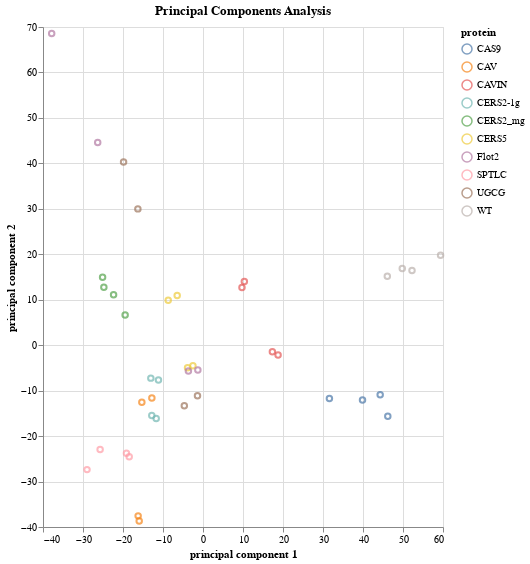

Source (notebook cell):
### Code cell
# chart principal components
click = alt.selection_point(fields=['protein'])

pca= alt.Chart(df_pca).mark_point().encode(
    x='principal component 1:Q',
    y='principal component 2:Q',
    color=alt.condition(click, 'protein:N', alt.value('lightgray')),
    tooltip=['sample', 'protein']
).properties(
    width=400,
    height=500,
    title='Principal Components Analysis'
).add_params(
    click
)

pca

### Figure 1 — Vega-Lite specification as saved in the notebook (floating-point values rounded to 4 significant figures)
{"config": {"view": {"continuousWidth": 300, "continuousHeight": 300}}, "data": {"name": "data-8068619ccfe3c86099e78efe64660bba"}, "mark": {"type": "point"}, "encoding": {"color": {"condition": {"param": "param_1", "field": "protein", "type": "nominal"}, "value": "lightgray"}, "tooltip": [{"field": "sample", "type": "nominal"}, {"field": "protein", "type": "nominal"}], "x": {"field": "principal component 1", "type": "quantitative"}, "y": {"field": "principal component 2", "type": "quantitative"}}, "height": 500, "params": [{"name": "param_1", "select": {"type": "point", "fields": ["protein"]}}], "title": "Principal Components Analysis", "width": 400, "$schema": "https://vega.github.io/schema/vega-lite/v5.16.3.json", "datasets": {"data-8068619ccfe3c86099e78efe64660bba": [{"principal component 1": 39.88, "principal component 2": -12.06, "principal component 3": 44.45, "principal component 4": -13.21, "principal component 5": -9.38, "principal component 6": -1.176, "principal component 7": 8.577, "principal component 8": 0.149, "principal component 9": -0.1489, "principal component 10": 3.123, "sample": "CAS9-A", "protein": "CAS9"}, {"principal component 1": 44.3, "principal component 2": -10.88, "principal component 3": 43.85, "principal component 4": -13.83, "principal component 5": -10.42, "principal component 6": -2.067, "principal component 7": 12.88, "principal component 8": -24.14, "principal component 9": 56.7, "principal component 10": 1.971, "sample": "CAS9-A.1", "protein": "CAS9"}, {"principal component 1": 46.2, "principal component 2": -15.62, "principal component 3": 41.29, "principal component 4": -35.81, "principal component 5": -20.99, "principal component 6": -0.8998, "principal component 7": -1.821, "principal component 8": 4.498, "principal component 9": -42.31, "principal component 10": 1.106, "sample": "CAS9-B", "protein": "CAS9"}, {"principal component 1": 31.6, "principal component 2": -11.75, "principal component 3": 27.9, "principal component 4": -23.63, "principal component 5": -9.036, "principal component 6": -4.842, "principal component 7": 0.4836, "principal component 8": 6.024, "principal component 9": -14.86, "principal component 10": 1.15, "sample": "CAS9-B.1", "protein": "CAS9"}, {"principal component 1": -12.78, "principal component 2": -11.64, "principal component 3": -6.139, "principal component 4": -5.9, "principal component 5": -9.765, "principal component 6": 21.58, "principal component 7": -24.91, "principal component 8": 16.49, "principal component 9": 6.955, "principal component 10": -5.692, "sample": "CAV_A", "protein": "CAV"}, {"principal component 1": -15.29, "principal component 2": -12.54, "principal component 3": -6.167, "principal component 4": -3.547, "principal component 5": -8.119, "principal component 6": 20.69, "principal component 7": -23.53, "principal component 8": 11.38, "principal component 9": 5.892, "principal component 10": -5.167, "sample": "CAV_A.1", "protein": "CAV"}, {"principal component 1": -16.21, "principal component 2": -37.55, "principal component 3": 24.65, "principal component 4": 51.93, "principal component 5": 1.844, "principal component 6": 28.22, "principal component 7": 5.64, "principal component 8": -12.94, "principal component 9": -10.59, "principal component 10": 6.058, "sample": "CAV_B", "protein": "CAV"}, {"principal component 1": -15.95, "principal component 2": -38.7, "principal component 3": 23.57, "principal component 4": 51.19, "principal component 5": -1.006, "principal component 6": 27.49, "principal component 7": 2.953, "principal component 8": -5.576, "principal component 9": -6.024, "principal component 10": 2.723, "sample": "CAV_B.1", "protein": "CAV"}, {"principal component 1": 10.34, "principal component 2": 14.01, "principal component 3": -1.847, "principal component 4": -1.777, "principal component 5": -3.15, "principal component 6": 16.3, "principal component 7": -18.55, "principal component 8": 2.4, "principal component 9": 8.221, "principal component 10": 6.125, "sample": "CAVIN_A", "protein": "CAVIN"}, {"principal component 1": 9.745, "principal component 2": 12.68, "principal component 3": -3.855, "principal component 4": 0.9453, "principal component 5": 0.1709, "principal component 6": 14.75, "principal component 7": -22.18, "principal component 8": 1.079, "principal component 9": 3.569, "principal component 10": 9.147, "sample": "CAVIN_A.1", "protein": "CAVIN"}, {"principal component 1": 17.35, "principal component 2": -1.446, "principal component 3": -14.84, "principal component 4": -3.015, "principal component 5": -3.265, "principal component 6": 12.16, "principal component 7": -18.91, "principal component 8": 12.59, "principal component 9": 11.18, "principal component 10": -7.299, "sample": "CAVIN_B", "protein": "CAVIN"}, {"principal component 1": 18.77, "principal component 2": -2.161, "principal component 3": -12.83, "principal component 4": -3.521, "principal component 5": -2.791, "principal component 6": 13.5, "principal component 7": -19.55, "principal component 8": 13.23, "principal component 9": 10.69, "principal component 10": -6.699, "sample": "CAVIN_B.1", "protein": "CAVIN"}, {"principal component 1": -24.78, "principal component 2": 12.76, "principal component 3": -6.276, "principal component 4": -1.437, "principal component 5": -16.59, "principal component 6": -8.878, "principal component 7": 3.732, "principal component 8": -8.265, "principal component 9": 1.914, "principal component 10": 16.88, "sample": "CERS2_mg-A", "protein": "CERS2_mg"}, {"principal component 1": -25.1, "principal component 2": 14.96, "principal component 3": -4.143, "principal component 4": -1.49, "principal component 5": -12.91, "principal component 6": -8.559, "principal component 7": 1.104, "principal component 8": -9.12, "principal component 9": -2.218, "principal component 10": 13.35, "sample": "CERS2_mg-A.1", "protein": "CERS2_mg"}, {"principal component 1": -22.35, "principal component 2": 11.1, "principal component 3": -9.323, "principal component 4": -4.125, "principal component 5": -17.87, "principal component 6": -4.986, "principal component 7": 2.684, "principal component 8": -15.24, "principal component 9": -3.212, "principal component 10": 4.26, "sample": "CERS2_mg-B", "protein": "CERS2_mg"}, {"principal component 1": -19.46, "principal component 2": 6.654, "principal component 3": -10.74, "principal component 4": -1.907, "principal component 5": -17.46, "principal component 6": -7.576, "principal component 7": -1.794, "principal component 8": -10.77, "principal component 9": -2.117, "principal component 10": 8.134, "sample": "CERS2_mg-B.1", "protein": "CERS2_mg"}, {"principal component 1": -11.14, "principal component 2": -7.654, "principal component 3": -17.59, "principal component 4": -2.157, "principal component 5": -7.87, "principal component 6": -11.46, "principal component 7": 0.828, "principal component 8": -0.3212, "principal component 9": 1.163, "principal component 10": -2.485, "sample": "CERS2-1g_A", "protein": "CERS2-1g"}, {"principal component 1": -13.04, "principal component 2": -7.249, "principal component 3": -17.46, "principal component 4": -0.2874, "principal component 5": -5.536, "principal component 6": -12.1, "principal component 7": 4.239, "principal component 8": -2.056, "principal component 9": 0.4566, "principal component 10": -1.553, "sample": "CERS2-1g_A.1", "protein": "CERS2-1g"}, {"principal component 1": -12.8, "principal component 2": -15.46, "principal component 3": -4.822, "principal component 4": 21.45, "principal component 5": -11.02, "principal component 6": -18.49, "principal component 7": 10.88, "principal component 8": 2.059, "principal component 9": -3.515, "principal component 10": -3.077, "sample": "CERS2-1g_B", "protein": "CERS2-1g"}, {"principal component 1": -11.7, "principal component 2": -16.13, "principal component 3": -0.5703, "principal component 4": 25.3, "principal component 5": -11.57, "principal component 6": -21.48, "principal component 7": 11.38, "principal component 8": 4.614, "principal component 9": -0.6102, "principal component 10": -4.83, "sample": "CERS2-1g_B.1", "protein": "CERS2-1g"}, {"principal component 1": -2.516, "principal component 2": -4.545, "principal component 3": -18.59, "principal component 4": -3.378, "principal component 5": -13.31, "principal component 6": -6.282, "principal component 7": -2.061, "principal component 8": -4.499, "principal component 9": -1.402, "principal component 10": -0.935, "sample": "CERS5-A", "protein": "CERS5"}, {"principal component 1": -3.861, "principal component 2": -4.949, "principal component 3": -19.24, "principal component 4": -4.382, "principal component 5": -14.36, "principal component 6": -6.179, "principal component 7": -0.4371, "principal component 8": -3.662, "principal component 9": -1.968, "principal component 10": 0.1618, "sample": "CERS5-A.1", "protein": "CERS5"}, {"principal component 1": -8.696, "principal component 2": 9.908, "principal component 3": -8.872, "principal component 4": 0.6789, "principal component 5": -10.29, "principal component 6": -5.382, "principal component 7": 0.496, "principal component 8": -8.395, "principal component 9": -1.578, "principal component 10": 6.769, "sample": "CERS5-B", "protein": "CERS5"}, {"principal component 1": -6.452, "principal component 2": 10.92, "principal component 3": -9.631, "principal component 4": -0.0324, "principal component 5": -11.89, "principal component 6": -3.951, "principal component 7": -2.993, "principal component 8": -8.996, "principal component 9": -2.154, "principal component 10": 5.541, "sample": "CERS5-B.1", "protein": "CERS5"}, {"principal component 1": -26.32, "principal component 2": 44.57, "principal component 3": 9.246, "principal component 4": -4.643, "principal component 5": -4.779, "principal component 6": 10.77, "principal component 7": 2.153, "principal component 8": -6.694, "principal component 9": 0.8092, "principal component 10": -0.6342, "sample": "Flot2-A", "protein": "Flot2"}, {"principal component 1": -37.83, "principal component 2": 68.58, "principal component 3": 22.16, "principal component 4": -9.763, "principal component 5": -6.967, "principal component 6": 36.7, "principal component 7": 41.31, "principal component 8": 17.69, "principal component 9": -1.731, "principal component 10": -20.62, "sample": "Flot2-A.1", "protein": "Flot2"}, {"principal component 1": -3.647, "principal component 2": -5.695, "principal component 3": -16.13, "principal component 4": -6.461, "principal component 5": -11.36, "principal component 6": -8.482, "principal component 7": 2.656, "principal component 8": 1.136, "principal component 9": 0.7015, "principal component 10": -6.625, "sample": "Flot2-B", "protein": "Flot2"}, {"principal component 1": -1.288, "principal component 2": -5.481, "principal component 3": -17.84, "principal component 4": -7.94, "principal component 5": -10.78, "principal component 6": -9.317, "principal component 7": 4.334, "principal component 8": -1.221, "principal component 9": -1.638, "principal component 10": -6.177, "sample": "Flot2-B.1", "protein": "Flot2"}, {"principal component 1": -25.72, "principal component 2": -22.97, "principal component 3": -6.608, "principal component 4": -23.67, "principal component 5": 29.43, "principal component 6": 2.158, "principal component 7": 6.226, "principal component 8": -4.916, "principal component 9": 1.349, "principal component 10": -1.47, "sample": "SPTLC_A", "protein": "SPTLC"}, {"principal component 1": -29.0, "principal component 2": -27.38, "principal component 3": -7.092, "principal component 4": -33.27, "principal component 5": 49.97, "principal component 6": 9.285, "principal component 7": 20.06, "principal component 8": -12.13, "principal component 9": -0.491, "principal component 10": 8.72, "sample": "SPTLC_A.1", "protein": "SPTLC"}, {"principal component 1": -19.14, "principal component 2": -23.79, "principal component 3": -7.002, "principal component 4": -25.07, "principal component 5": 18.45, "principal component 6": 3.1, "principal component 7": -0.07522, "principal component 8": -0.788, "principal component 9": -1.211, "principal component 10": -2.078, "sample": "SPTLC_B", "protein": "SPTLC"}, {"principal component 1": -18.45, "principal component 2": -24.54, "principal component 3": -7.114, "principal component 4": -26.17, "principal component 5": 19.82, "principal component 6": 7.133, "principal component 7": -4.585, "principal component 8": 1.29, "principal component 9": -3.192, "principal component 10": -2.761, "sample": "SPTLC_B.1", "protein": "SPTLC"}, {"principal component 1": -16.28, "principal component 2": 29.99, "principal component 3": 31.8, "principal component 4": 11.16, "principal component 5": 26.88, "principal component 6": -19.45, "principal component 7": -10.02, "principal component 8": 31.97, "principal component 9": 3.832, "principal component 10": 49.47, "sample": "UGCG-A", "protein": "UGCG"}, {"principal component 1": -19.86, "principal component 2": 40.3, "principal component 3": 43.81, "principal component 4": 13.64, "principal component 5": 32.98, "principal component 6": -25.37, "principal component 7": -39.18, "principal component 8": -29.06, "principal component 9": -9.218, "principal component 10": -31.26, "sample": "UGCG-A.1", "protein": "UGCG"}, {"principal component 1": -4.671, "principal component 2": -13.35, "principal component 3": 7.833, "principal component 4": 13.81, "principal component 5": 7.045, "principal component 6": -22.87, "principal component 7": 9.117, "principal component 8": 25.86, "principal component 9": 7.286, "principal component 10": -18.72, "sample": "UGCG-B", "protein": "UGCG"}, {"principal component 1": -1.376, "principal component 2": -11.14, "principal component 3": 9.067, "principal component 4": 12.06, "principal component 5": 8.633, "principal component 6": -25.04, "principal component 7": 7.158, "principal component 8": 29.54, "principal component 9": 8.815, "principal component 10": -18.91, "sample": "UGCG-B.1", "protein": "UGCG"}, {"principal component 1": 52.25, "principal component 2": 16.44, "principal component 3": -26.84, "principal component 4": 12.37, "principal component 5": 12.89, "principal component 6": 3.618, "principal component 7": 3.625, "principal component 8": -4.291, "principal component 9": -5.039, "principal component 10": 1.279, "sample": "WT_A", "protein": "WT"}, {"principal component 1": 59.39, "principal component 2": 19.78, "principal component 3": -27.14, "principal component 4": 12.25, "principal component 5": 14.22, "principal component 6": 8.963, "principal component 7": 3.339, "principal component 8": -4.666, "principal component 9": -9.204, "principal component 10": -0.308, "sample": "WT_A.1", "protein": "WT"}, {"principal component 1": 49.82, "principal component 2": 16.88, "principal component 3": -21.42, "principal component 4": 17.28, "principal component 5": 21.34, "principal component 6": -0.4904, "principal component 7": 14.27, "principal component 8": -3.425, "principal component 9": -3.264, "principal component 10": 0.8149, "sample": "WT_B", "protein": "WT"}, {"principal component 1": 46.08, "principal component 2": 15.17, "principal component 3": -19.5, "principal component 4": 16.38, "principal component 5": 18.8, "principal component 6": -1.069, "principal component 7": 10.48, "principal component 8": -0.8348, "principal component 9": -1.843, "principal component 10": 0.5246, "sample": "WT_B.1", "protein": "WT"}]}}
